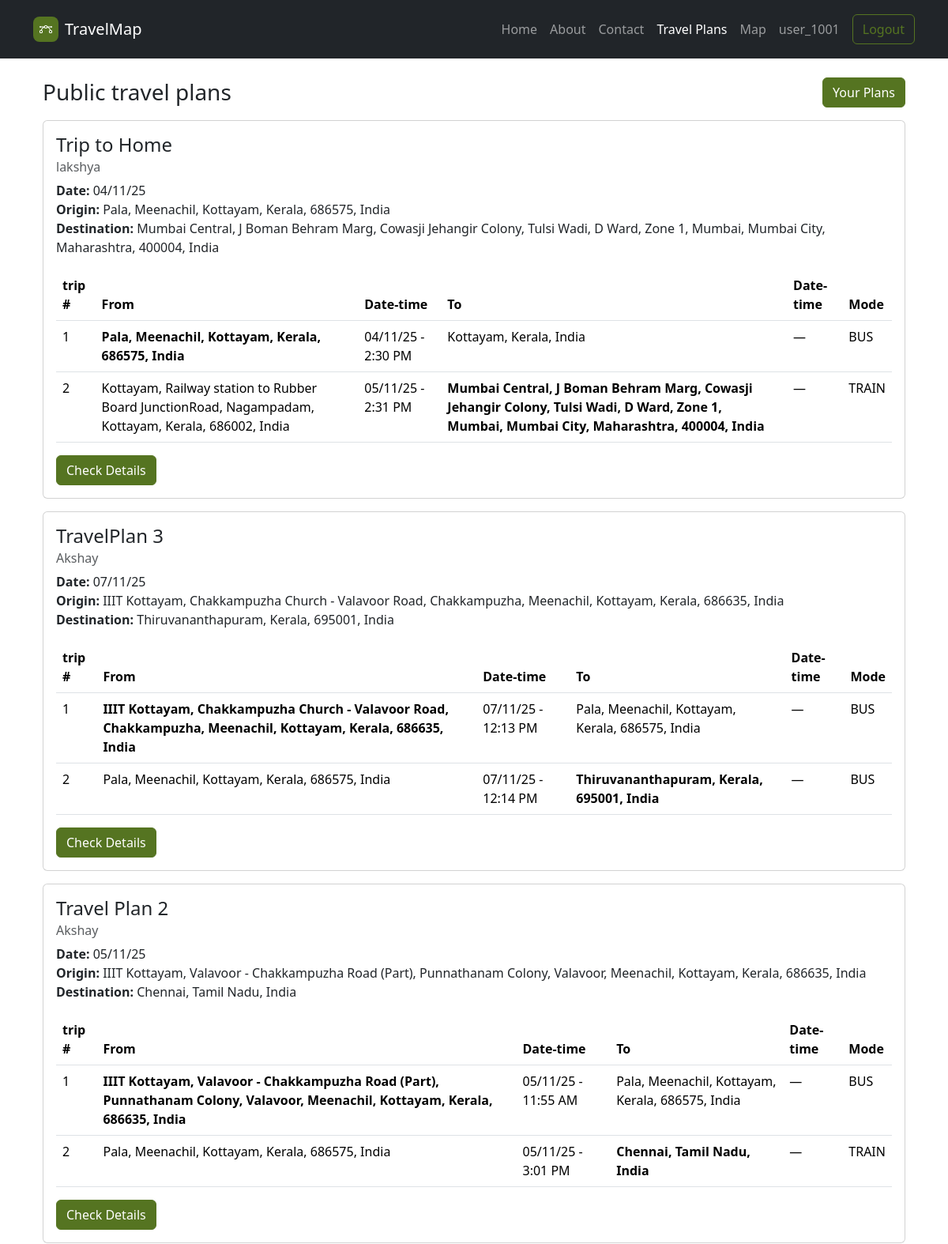
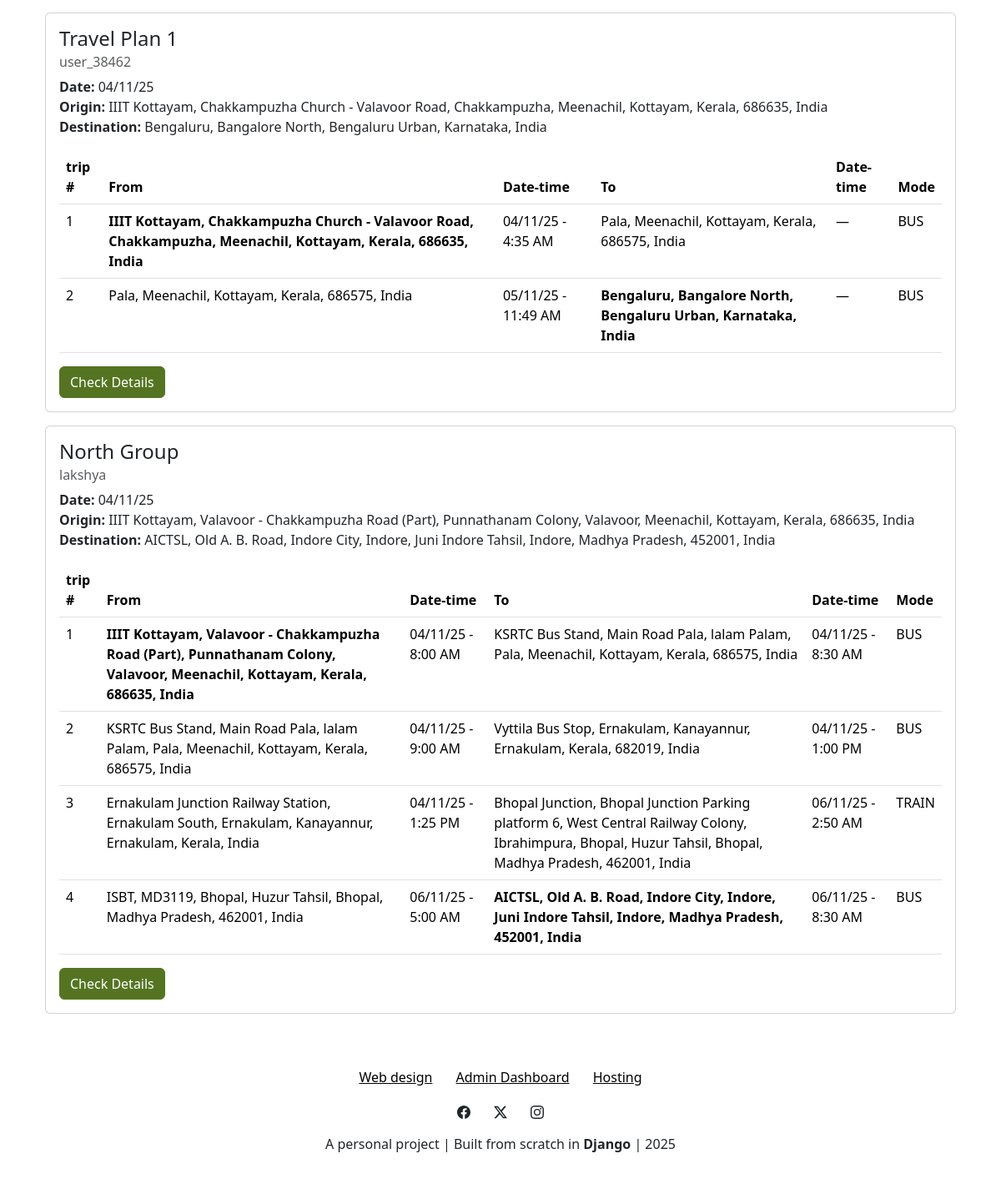
The page /travelplans/ (signed in) on the database its author committed (2 pictures, top to bottom).
### Accounts/models.py (models this page shows, shortened)
class TravelPlan(models.Model):
    user = models.ForeignKey(
        settings.AUTH_USER_MODEL,
        on_delete=models.CASCADE,
        related_name='travel_plans'
    )
    title = models.CharField(
        max_length=150
    )
    status = models.CharField(
        max_length=10,
        choices=PlanStatus.choices,
        default=PlanStatus.PLANNED
    )
    created_at = models.DateTimeField(auto_now_add=True)
    updated_at = models.DateTimeField(auto_now=True)
    class Meta:
        ordering = ['-created_at']
    @property
    def first_trip(self):
        return self.trips.first()
    @property
    def last_trip(self):
        return self.trips.last()
    @property
    def all_passengers(self):
        return User.objects.filter(models.Q(joined_trips__plan=self) | models.Q(travel_plans = self)).distinct()

class Trip(models.Model):
    plan = models.ForeignKey(
        TravelPlan,
        on_delete=models.CASCADE,
        related_name='trips',
    )
    title = models.CharField(
        max_length=150,
    )
    origin_name = models.CharField(
        max_length=255,
    )
    origin_lat = models.CharField(
        max_length=50, null=True, blank=True
    )
    origin_lon = models.CharField(
        max_length=50, null=True, blank=True
    )
    destination_name = models.CharField(
        max_length=255,
    )
    destination_lat = models.CharField(
        max_length=50, null=True, blank=True
    )
    destination_lon = models.CharField(
        max_length=50, null=True, blank=True
    )
    departure_time = models.DateTimeField()
    estimated_arrival_time = models.DateTimeField(
        null=True, blank=True
    )
    transport_mode = models.CharField(
        max_length=6,
        choices=TransportMode.choices,
        default=TransportMode.TRAIN
    )
    passengers = models.ManyToManyField(
        settings.AUTH_USER_MODEL,
        related_name='joined_trips',
        blank=True,
        help_text="Students who have joined this trip",
    )
    notes = models.TextField(
        blank=True,
    )
    route = models.JSONField(null=True, blank=True)
    status = models.CharField(
        max_length=10,
        choices=PlanStatus.choices,
        default=PlanStatus.PLANNED
    )
    created_at = models.DateTimeField(auto_now_add=True)
    updated_at = models.DateTimeField(auto_now=True)
    class Meta:
        ordering = ['departure_time']

### UI/views.py (the view)
# urls.py: path("travelplans/",views.travelplans,name="travelplans"),
def travelplans(request):
    plans_qs = (
        TravelPlan.objects
        .select_related('user')
        .prefetch_related('trips__passengers')
    )
    paginator = Paginator(plans_qs, 10)
    page_number = request.GET.get('page')
    page_obj = paginator.get_page(page_number)
    return render(request, 'UI/travelplans.html', {
        'page_obj': page_obj,
        'plans': page_obj.object_list,
    })

### UI/context_processors.py (called while the page is built)
def site_settings(request):
    index_carousel = carousel.objects.all()
    index_features = features.objects.all()
    index_steps = step.objects.all()
    for item in list(index_carousel) + list(index_features):
        if hasattr(item, 'href') and item.href:
            try:
                item.href = reverse(item.href)
            except:
                pass
    return {
        'index_carousel': index_carousel,
        'index_features': index_features,
        'index_steps': index_steps,
    }

### templates/UI/travelplans.html (shortened to what this page needs)
{% extends 'partials/layout.html' %}
{% load static %}
{% load crispy_forms_tags %}
{% block content %}
<div class="container">
    <div class="container min-vh-100 mt-4">
        <div class="row mb-3">
            <div class="col d-flex justify-content-between align-items-center">
                {% if personal == True %}
                    <h3 class="mb-0">Your travel plans</h3>
                    <a href="{% url 'UI:new_travelplan' %}" class="btn btn-primary">Create New</a>
                {% else %}
                    <h3 class="mb-0">Public travel plans</h3>
                    <a href="{% url 'UI:my_travelplans' %}" class="btn btn-primary">Your Plans</a>
                {% endif %}
            </div>
        </div>
        {% if plans %}
            {% for plan in plans %}
                <div class="row mb-3">
                    <div class="col">
                            <div class="card">
                                <div class="card-body">
                                    <h4 class="card-title">{{ plan.title }}</h4>
                                    <h6 class="text-muted card-subtitle mb-2">
                                        {% for p in plan.all_passengers %}
                                            {% if forloop.last %}
                                                {{ p.username }}
                                            {% else %}
                                                {{ p.username }} ,
                                            {% endif %}
                                        {% endfor %}
                                    </h6>
                                    <p>
                                        {% with ft=plan.first_trip lt=plan.last_trip %}
                                            {% if ft %}
                                                <strong>Date:</strong> {{ ft.departure_time|date:"d/m/y" }}<br>
                                                <strong>Origin:</strong> {{ ft.origin_name }}<br>
                                            {% endif %}
                                            {% if lt %}
                                                <strong>Destination:</strong> {{ lt.destination_name }}
                                            {% endif %}
                                        {% endwith %}
                                    </p>
                                    <div class="table-responsive">
                                        <table class="table table-hover">
                                            <thead>
                                                <tr>
                                                    <th>trip #</th>
                                                    <th>From</th>
                                                    <th>Date-time</th>
                                                    <th>To</th>
                                                    <th>Date-time</th>
                                                    <th>Mode</th>
                                                </tr>
                                            </thead>
                                            <tbody>
                                                {% for trip in plan.trips.all %}
                                                    <tr>
                                                        <td>{{ forloop.counter }}</td>
                                                        <td>{% if forloop.first %}<strong>{{ trip.origin_name }}</strong>{% else %}{{ trip.origin_name }}{% endif %}</td>
                                                        <td>{{ trip.departure_time|date:"d/m/y - g:i A" }}</td>
                                                        <td>{% if forloop.last %}<strong>{{ trip.destination_name }}</strong>{% else %}{{ trip.destination_name }}{% endif %}</td>
                                                        <td>
                                                            {% if trip.estimated_arrival_time %}
                                                                {{ trip.estimated_arrival_time|date:"d/m/y - g:i A" }}
                                                            {% else %}
                                                                —
                                                            {% endif %}
                                                        </td>
                                                        <td>{{ trip.transport_mode }}</td>
                                                    </tr>
                                                {% empty %}
                                                    <tr><td colspan="5" class="text-muted">No trips added yet.</td></tr>
                                                {% endfor %}
                                            </tbody>
                                        </table>
                                    </div>
                                    <a class="btn btn-primary me-3" href="{% url 'UI:travelplan_detail' plan.id %}">Check Details</a>
                                </div>
                            </div>
                    </div>
                </div>
            {% endfor %}
        {% else %}
            <div class="alert alert-info mt-4">You have no travel plans yet. <a href="{% url 'UI:new_travelplan' %}">Create one</a>.</div>
        {% endif %}
    </div>
</div>
{% endblock %}

### templates/partials/navbar.html (shortened to what this page needs)
{% load static %}
<nav class="navbar navbar-expand-md sticky-top bg-body py-3" data-bs-theme="dark">
    <div class="container">
        <a class="navbar-brand d-flex align-items-center" href="{% url 'UI:index' %}">
            <span class="bs-icon-sm bs-icon-rounded bs-icon-primary d-flex justify-content-center align-items-center me-2 bs-icon">
            </span>
            <span>TravelMap</span>
        </a>
        <div id="navcol-2" class="collapse navbar-collapse">
            <ul class="navbar-nav ms-auto">
                <li class="nav-item"><a class="nav-link" href="{% url 'UI:index' %}#home">Home</a></li>
                <li class="nav-item"><a class="nav-link" href="{% url 'UI:index' %}#about">About</a></li>
                <li class="nav-item"><a class="nav-link" href="{% url 'UI:index' %}#contact">Contact</a></li>
                <li class="nav-item"><a class="nav-link {% if request.resolver_match.url_name == 'travelplans' %}active{% endif %}" href="{% url 'UI:travelplans' %}">Travel Plans</a></li>
                <li class="nav-item"><a class="nav-link {% if request.resolver_match.url_name == 'map' %}active{% endif %}" href="{% url 'UI:map' %}">Map</a></li>
                <li class="nav-item">
                    {% if user.is_authenticated %}
                        <a class="nav-link" href="#">{{ user.username }}</a>
                    {% else %}
                        <a class="nav-link {% if request.resolver_match.url_name == 'login' %}active{% endif %}" href="{% url 'UI:login'%}">Login</a>
                    {% endif %}
                </li>
            </ul>
            {% if user.is_authenticated %}
            <form action="/logout/" method="post">
                <button class="btn btn-outline-primary ms-md-2" type="submit" href="{% url 'UI:logout'%}">Logout</button>
                </form>
            {% else %}
                <a class="btn btn-primary ms-md-2" role="button" href="{% url 'UI:register'%}">Sign Up</a>
            {% endif %}
        </div>
    </div>
</nav>

### static/css/bss-overrides.css (style rules this page uses)
:root, [data-bs-theme=light] { --bs-primary: #557421; --bs-primary-rgb: 85,116,33; --bs-primary-text-emphasis: #222E0D; --bs-primary-bg-subtle: #DDE3D3; --bs-primary-border-subtle: #BBC7A6; }
.btn-primary { --bs-btn-color: #fff; --bs-btn-bg: #557421; --bs-btn-border-color: #557421; --bs-btn-hover-color: #fff; --bs-btn-hover-bg: #48631C; --bs-btn-hover-border-color: #445D1A; --bs-btn-focus-shadow-rgb: 230,234,222; --bs-btn-active-color: #fff; --bs-btn-active-bg: #445D1A; --bs-btn-active-border-color: #405719; --bs-btn-disabled-color: #fff; --bs-btn-disabled-bg: #557421; --bs-btn-disabled-border-color: #557421; }
.btn-outline-primary { --bs-btn-color: #557421; --bs-btn-border-color: #557421; --bs-btn-focus-shadow-rgb: 85,116,33; --bs-btn-hover-color: #fff; --bs-btn-hover-bg: #557421; --bs-btn-hover-border-color: #557421; --bs-btn-active-color: #fff; --bs-btn-active-bg: #557421; --bs-btn-active-border-color: #557421; --bs-btn-disabled-color: #557421; --bs-btn-disabled-bg: transparent; --bs-btn-disabled-border-color: #557421; }

### templates/partials/layout.html (style rules this page uses)
html { scroll-behavior: smooth; scroll-padding-top: 80px; }

### templates/UI/travelplans.html (style rules this page uses)
.card { transition: transform 0.2s ease, box-shadow 0.2s ease; }

### rows shown on the page
TravelPlan: title "Trip to Home", first_trip.departure_time "04/11/25", first_trip.origin_name "Pala, Meenachil, Kottayam, Kerala, 686575, India", last_trip.destination_name "Mumbai Central, J Boman Behram Marg, Cowasji Jehangir Colony, Tulsi Wadi, D Ward, Zone 1, Mumbai, Mumbai City, Maharashtra, 400004, India"
Trip: origin_name "Pala, Meenachil, Kottayam, Kerala, 686575, India", departure_time "04/11/25 - 2:30 PM", destination_name "Kottayam, Kerala, India", transport_mode "BUS"
Trip: origin_name "Kottayam, Railway station to Rubber Board JunctionRoad, Nagampadam, Kottayam, Kerala, 686002, India", departure_time "05/11/25 - 2:31 PM", destination_name "Mumbai Central, J Boman Behram Marg, Cowasji Jehangir Colony, Tulsi Wadi, D Ward, Zone 1, Mumbai, Mumbai City, Maharashtra, 400004, India", transport_mode "TRAIN"
TravelPlan: title "TravelPlan 3", first_trip.departure_time "07/11/25", first_trip.origin_name "IIIT Kottayam, Chakkampuzha Church - Valavoor Road, Chakkampuzha, Meenachil, Kottayam, Kerala, 686635, India", last_trip.destination_name "Thiruvananthapuram, Kerala, 695001, India"
Trip: origin_name "IIIT Kottayam, Chakkampuzha Church - Valavoor Road, Chakkampuzha, Meenachil, Kottayam, Kerala, 686635, India", departure_time "07/11/25 - 12:13 PM", destination_name "Pala, Meenachil, Kottayam, Kerala, 686575, India", transport_mode "BUS"
Trip: origin_name "Pala, Meenachil, Kottayam, Kerala, 686575, India", departure_time "07/11/25 - 12:14 PM", destination_name "Thiruvananthapuram, Kerala, 695001, India", transport_mode "BUS"
TravelPlan: title "Travel Plan 2", first_trip.departure_time "05/11/25", first_trip.origin_name "IIIT Kottayam, Valavoor - Chakkampuzha Road (Part), Punnathanam Colony, Valavoor, Meenachil, Kottayam, Kerala, 686635, India", last_trip.destination_name "Chennai, Tamil Nadu, India"
Trip: origin_name "IIIT Kottayam, Valavoor - Chakkampuzha Road (Part), Punnathanam Colony, Valavoor, Meenachil, Kottayam, Kerala, 686635, India", departure_time "05/11/25 - 11:55 AM", destination_name "Pala, Meenachil, Kottayam, Kerala, 686575, India", transport_mode "BUS"
Trip: origin_name "Pala, Meenachil, Kottayam, Kerala, 686575, India", departure_time "05/11/25 - 3:01 PM", destination_name "Chennai, Tamil Nadu, India", transport_mode "TRAIN"
TravelPlan: title "Travel Plan 1", first_trip.departure_time "04/11/25", first_trip.origin_name "IIIT Kottayam, Chakkampuzha Church - Valavoor Road, Chakkampuzha, Meenachil, Kottayam, Kerala, 686635, India", last_trip.destination_name "Bengaluru, Bangalore North, Bengaluru Urban, Karnataka, India"
Trip: origin_name "IIIT Kottayam, Chakkampuzha Church - Valavoor Road, Chakkampuzha, Meenachil, Kottayam, Kerala, 686635, India", departure_time "04/11/25 - 4:35 AM", destination_name "Pala, Meenachil, Kottayam, Kerala, 686575, India", transport_mode "BUS"
Trip: origin_name "Pala, Meenachil, Kottayam, Kerala, 686575, India", departure_time "05/11/25 - 11:49 AM", destination_name "Bengaluru, Bangalore North, Bengaluru Urban, Karnataka, India", transport_mode "BUS"
TravelPlan: title "North Group", first_trip.departure_time "04/11/25", first_trip.origin_name "IIIT Kottayam, Valavoor - Chakkampuzha Road (Part), Punnathanam Colony, Valavoor, Meenachil, Kottayam, Kerala, 686635, India", last_trip.destination_name "AICTSL, Old A. B. Road, Indore City, Indore, Juni Indore Tahsil, Indore, Madhya Pradesh, 452001, India"
Trip: origin_name "IIIT Kottayam, Valavoor - Chakkampuzha Road (Part), Punnathanam Colony, Valavoor, Meenachil, Kottayam, Kerala, 686635, India", departure_time "04/11/25 - 8:00 AM", destination_name "KSRTC Bus Stand, Main Road Pala, lalam Palam, Pala, Meenachil, Kottayam, Kerala, 686575, India", estimated_arrival_time "04/11/25 - 8:30 AM", transport_mode "BUS"
Trip: origin_name "KSRTC Bus Stand, Main Road Pala, lalam Palam, Pala, Meenachil, Kottayam, Kerala, 686575, India", departure_time "04/11/25 - 9:00 AM", destination_name "Vyttila Bus Stop, Ernakulam, Kanayannur, Ernakulam, Kerala, 682019, India", estimated_arrival_time "04/11/25 - 1:00 PM", transport_mode "BUS"
Trip: origin_name "Ernakulam Junction Railway Station, Ernakulam South, Ernakulam, Kanayannur, Ernakulam, Kerala, India", departure_time "04/11/25 - 1:25 PM", destination_name "Bhopal Junction, Bhopal Junction Parking platform 6, West Central Railway Colony, Ibrahimpura, Bhopal, Huzur Tahsil, Bhopal, Madhya Pradesh, 462001, India", estimated_arrival_time "06/11/25 - 2:50 AM", transport_mode "TRAIN"
Trip: origin_name "ISBT, MD3119, Bhopal, Huzur Tahsil, Bhopal, Madhya Pradesh, 462001, India", departure_time "06/11/25 - 5:00 AM", destination_name "AICTSL, Old A. B. Road, Indore City, Indore, Juni Indore Tahsil, Indore, Madhya Pradesh, 452001, India", estimated_arrival_time "06/11/25 - 8:30 AM", transport_mode "BUS"

### other values the page prints
{{ user.username }} "user_1001"
{{ p.username }} "lakshya"
{{ p.username }} "Akshay"
{{ p.username }} "user_38462"
